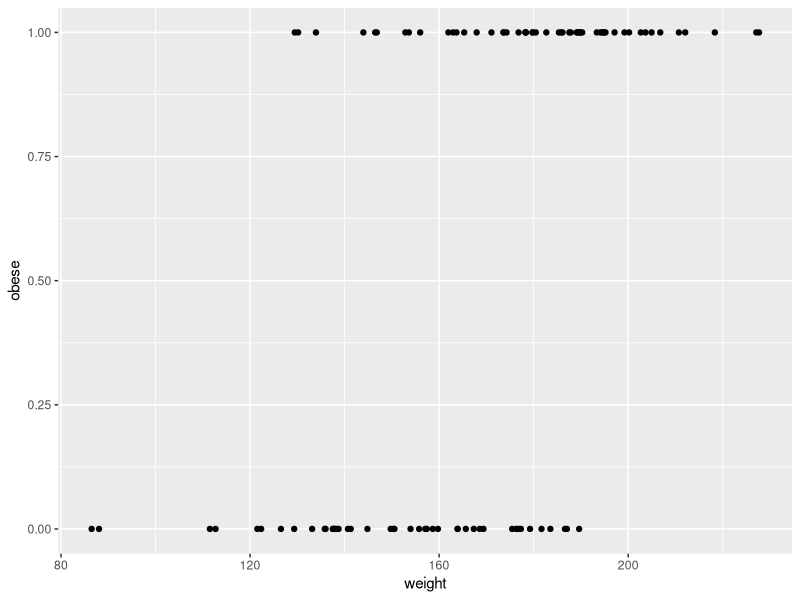

Write the R code that produced this figure.
## ---- chunk 1
knitr::opts_chunk$set(echo = TRUE)
## ---- chunk 2
library(tidyverse)
library(randomForest)
library(pROC)
## ---- chunk 3
set.seed(420)

n_samples <- 100
weight <- sort(rnorm(n_samples, 172, 29))

obese <- ifelse(runif(n_samples) < rank(weight)/100, 1, 0)
## ---- chunk 4
temp <- tibble(weight, obese)

ggplot(temp, aes(weight, obese)) + 
    geom_point()
## ---- chunk 5

